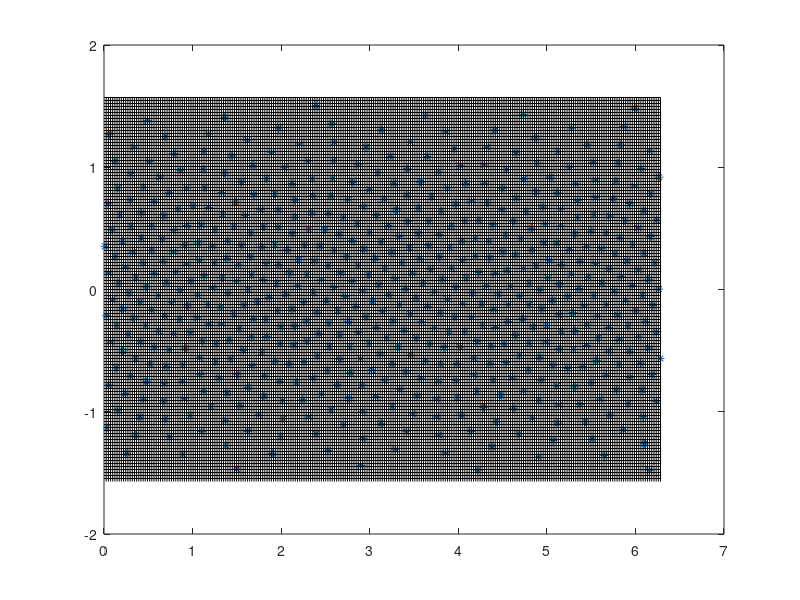

Write MATLAB code to recreate this figure.
% Generate approximately evenly distributed points on sphere using
% Golden Section spiral algorithm 
%    http://www.softimageblog.com/archives/115

%% DART software - Copyright UCAR. This open source software is provided
% by UCAR, "as is", without charge, subject to all terms of use at
% http://www.image.ucar.edu/DAReS/DART/DART_download
%
% DART $Id: even_sphere.m 10990 2017-02-02 23:39:18Z thoar@ucar.edu $

close all; clear;

% Generate obs_sequence input for this problem

% For diagnostic test need a null data value and a null qc value
diagnostic_test = false;

% Input is in hectopascals - this was intended to be the mandatory levels (see below).
levels = [1000 850 700 500 400 300 200 150 100 50 30 20 10 7 5];

% the nice thing about standards is there are so many of them.  mandatory levels, according to:
% wisconsin: http://www.meteor.wisc.edu/~hopkins/aos100/raobdoc.htm
% the surface, 1000, 925, 850, 700, 500, 400, 300, 250, 200, 150, 100, 70, 50, and 10 mb.
%
% the AMS glossary: http://amsglossary.allenpress.com/glossary/search?id=mandatory-level1
% 1000, 850, 700, 500, 400, 300, 200, 150, 100, 50, 30, 20, 10, 7, 5, 3, 2, and 1 mb.
%
% the Office of Federal Coordinator of Meterology: http://www.ofcm.gov/fmh3/text/chapter5.htm
% 1000, 925, 850, 700, 500, 400, 300, 250, 200, 150, 100, 70, 50, 30, 20, 10 hPa, plus it says
% that these levels should be considered standard: 7, 5, 3, 2, and 1 hPa.
%
% the ones that this program generates right now:
% 1000, 850, 700, 500, 400, 300, 200, 150, 100, 50, 30, 20, 10, 7, 5 mb.

% Date information is overwritten by create_fixed_network_sequence
year = 2008;
month = 10;
day = 1;
hour = 0;

% Number of roughly evenly distributed points in horizontal
n = 600;
x(1:n) = 0;
y(1:n) = 0;
z(1:n) = 0;

% Total number of observations at single time is levels*n*3
num_obs = size(levels, 2) * n * 3;
 
inc = pi * (3 - sqrt(5));
off = 2 / n;
for k = 1:n
   y(k) = (k-1) * off - 1 + (off / 2);
   r = sqrt(1 - y(k)*y(k));
   phi = (k-1) * inc; 
   x(k) = cos(phi) * r;
   z(k) = sin(phi) * r;
end 

% Now convert to latitude and longitude
for k = 1:n
   lon(k) = atan2(y(k), x(k)) + pi;
   lat(k) = asin(z(k));
   % Input is in degrees of lat and longitude
   dlon(k) = rad2deg(lon(k));
   dlat(k) = rad2deg(lat(k));
end

% Need to generate output for driving create_obs_sequence
fid = fopen('even_create_input', 'w');

% Output the total number of observations
fprintf(fid, '%6i\n', num_obs);
% 0 copies of data
if(diagnostic_test) 
   fprintf(fid, '%2i\n', 1);
else
   fprintf(fid, '%2i\n', 0);
end

% 0 QC fields
if(diagnostic_test) 
   fprintf(fid, '%2i\n', 1);
else
   fprintf(fid, '%2i\n', 0);
end

% Metadata for data copy
if(diagnostic_test)
   fprintf(fid, '"observations"\n');
end
% Metadata for qc
if(diagnostic_test)
   fprintf(fid, '"Quality Control"\n');
end


% Loop to create each observation
for hloc = 1:n
   for vloc = 1:size(levels, 2)
      for field = 1:3
         % 0 indicates that there is another observation; 
         fprintf(fid, '%2i\n', 0);
         % Specify obs kind by string
         if(field == 1)
            fprintf(fid, 'RADIOSONDE_TEMPERATURE\n');
         elseif(field == 2)
            fprintf(fid, 'RADIOSONDE_U_WIND_COMPONENT\n');
         elseif(field == 3)
            fprintf(fid, 'RADIOSONDE_V_WIND_COMPONENT\n');
         end
         % Select pressure as the vertical coordinate
         fprintf(fid, '%2i\n', 2);
         % The vertical pressure level
         fprintf(fid, '%5i\n', levels(vloc));
         % Lon and lat in degrees next
         fprintf(fid, '%6.2f\n', dlon(hloc));
         fprintf(fid, '%6.2f\n', dlat(hloc));
         % Now the date and time
         fprintf(fid, '%5i %3i %3i %3i %2i %2i \n', year, month, day, hour, 0, 0);
         % Finally, the error variance, 1 for temperature, 4 for winds
         if(field == 1)
            fprintf(fid, '%2i\n', 1);
         else
            fprintf(fid, '%2i\n', 4);
         end
     
         % Need value and qc for testing
         if(diagnostic_test)
            fprintf(fid, '%2i\n', 1);
            fprintf(fid, '%2i\n', 0);
         end
      end   
   end
end

% File name
fprintf(fid, 'set_def.out\n');

% Done with output, close file
fclose(fid);



% Some plotting to visualize this observation set
plot(lon, lat, '*');
hold on

% Plot an approximate CAM T85 grid for comparison
% 256x128 points on A-grid
% Plot latitude lines first
del_lat = pi / 128;
for i = 1:128
   glat = del_lat * i - pi/2;
   a = [0 2*pi];
   b = [glat glat];
   plot(a, b, 'k');
end

del_lon = 2*pi / 256;
for i = 1:256
   glon = del_lon*i;
   a = [glon glon];
   b = [-pi/2,  pi/2];
   plot(a, b, 'k');
end

% <next few lines under version control, do not edit>
% $URL: https://svn-dares-dart.cgd.ucar.edu/DART/releases/Manhattan/observations/obs_converters/even_sphere/even_sphere.m $
% $Revision: 10990 $
% $Date: 2017-02-02 18:39:18 -0500 (Thu, 02 Feb 2017) $
